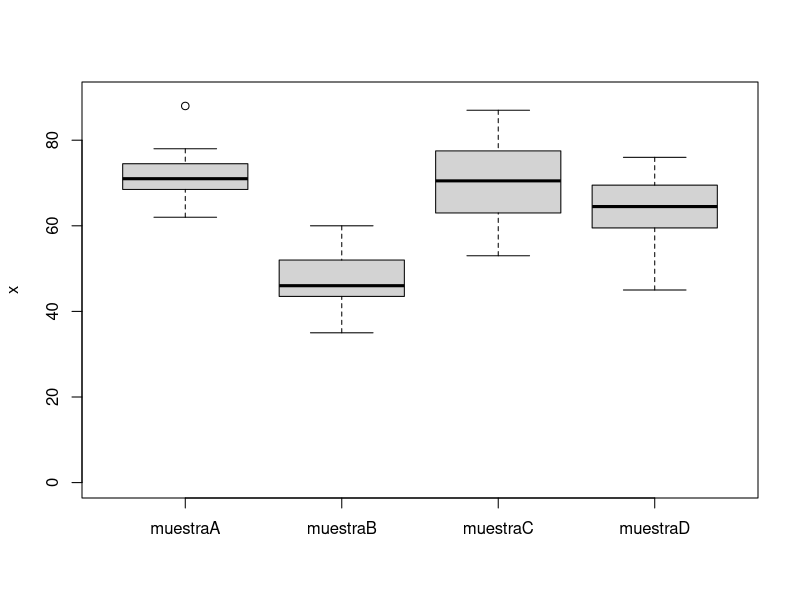
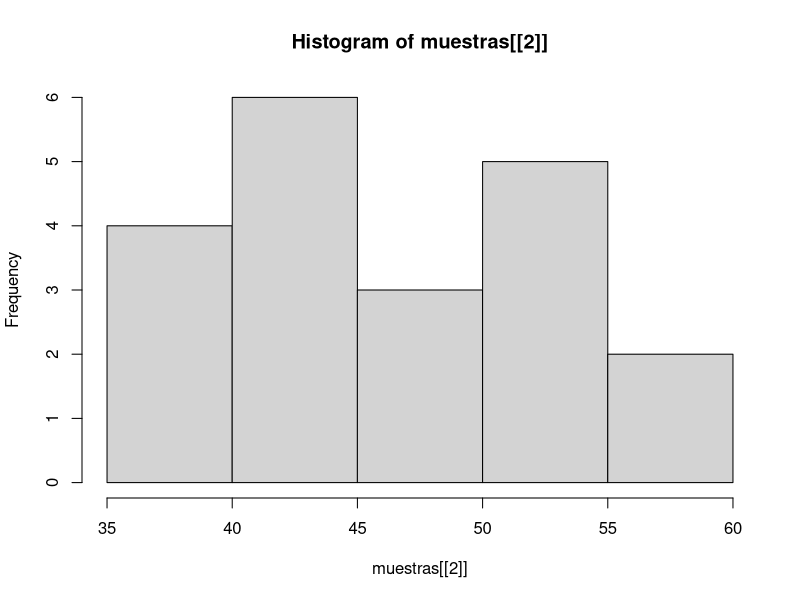
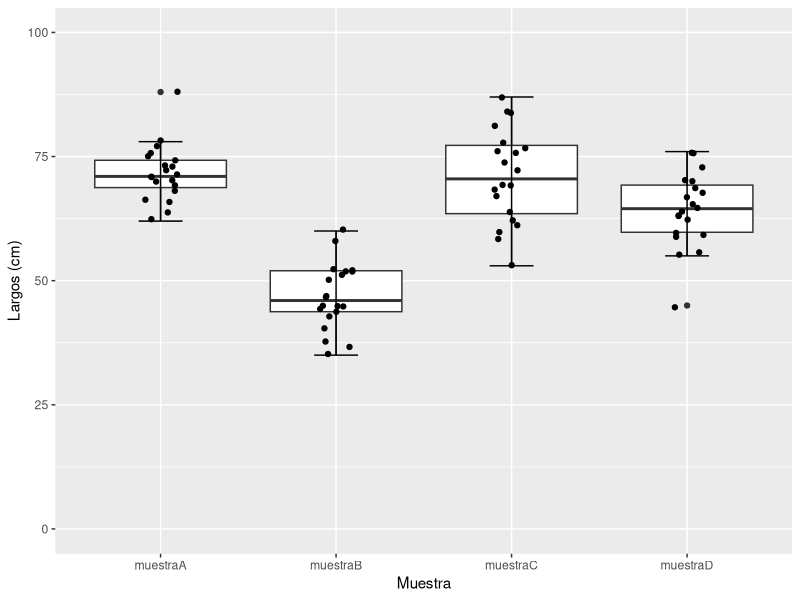
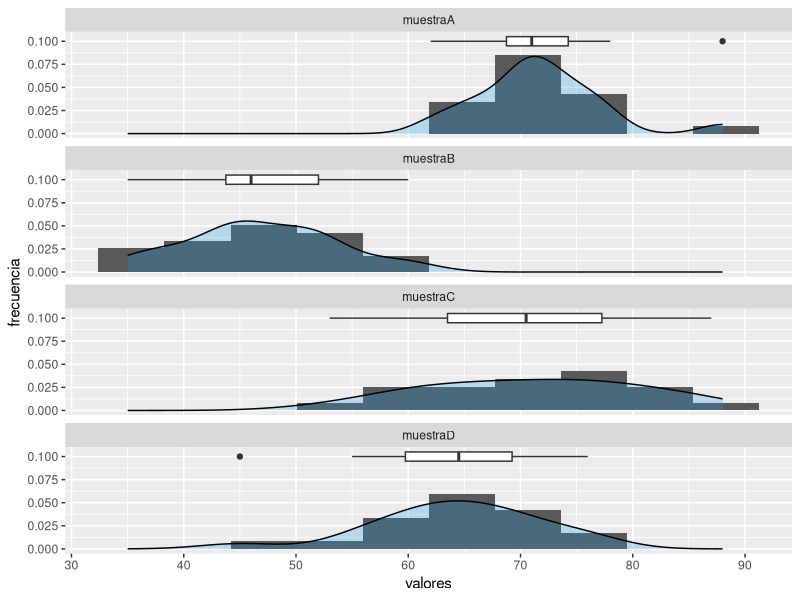
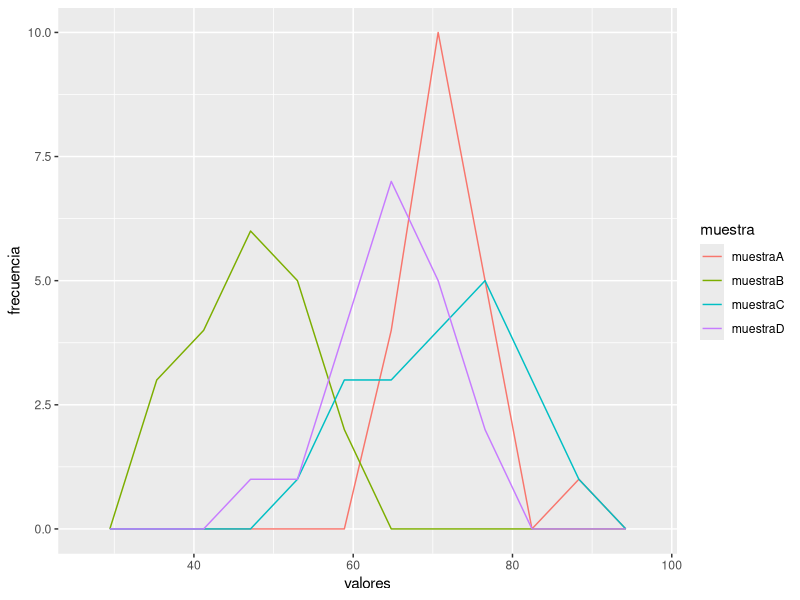
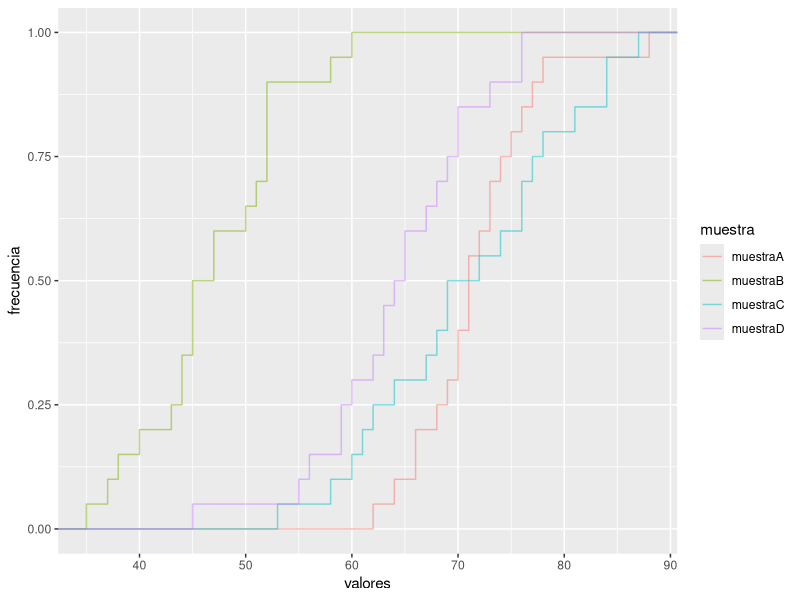
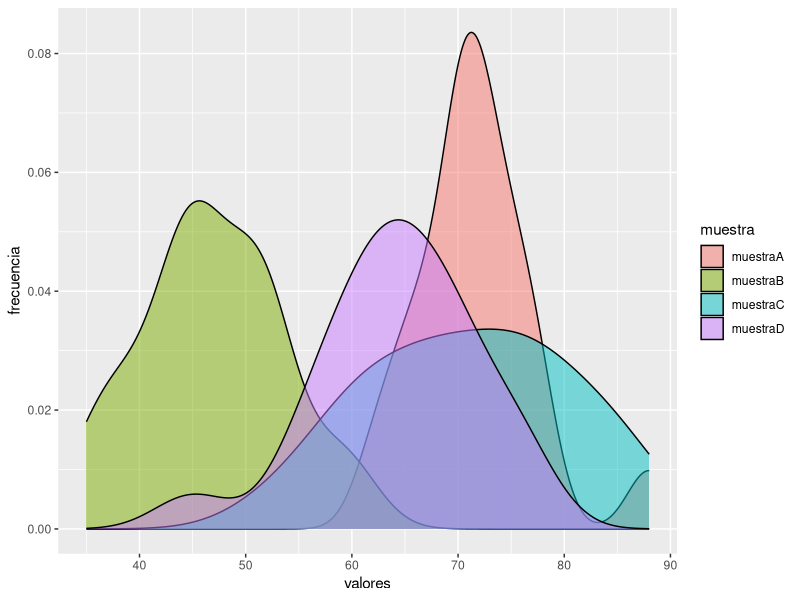

Write the R code that produced these figures, in order.
## ---- chunk 1
library(tidyverse)
## ---- chunk 2
(70 + 74 + 78 + 66 + 73 + 71 + 71 + 70 + 64 + 66 + 72 + 68 + 77 + 69 + 73 + 88 +  62 + 71 + 75 + 76) / 20
## ---- chunk 3
muestraA <- c(70, 74, 78, 66, 73, 71, 71, 70, 64, 66, 72, 68, 77, 69, 73, 88, 62, 71, 75, 76)

muestraA
sum(muestraA)
length(muestraA)
sum(muestraA) / length(muestraA)
## ---- chunk 4
# Media
mean(muestraA)

# Mediana. Es el valor que divide los datos en dos (coincide con el quantil 0.5)
median(muestraA)

# Escribir una función que encuentre la moda. Moda es el valor que aparece más cantidad de veces.
#moda(muestraA)

## ---- chunk 5
# min q1 q2 q3 max
fivenum(muestraA)

min(muestraA)
# también podría ser 
# fivenum(data)[1]
max(muestraA)
# también podría ser 
# fivenum(data)[5]

quantile(muestraA, probs = c(0,0.25, 0.50, 0.75,1))
quantile(muestraA, probs = 0.25)


q1 <- function(data) {
  quantile(data, probs = 0.25)[[1]]
  # también podría ser fivenum(data)[2]
}
q2 <- function(data) {
  quantile(data, probs = 0.5)[[1]]
  # también podría ser fivenum(data)[3]
}
q3 <- function(data) {
  quantile(data, probs = 0.75)[[1]]
  # también podría ser fivenum(data)[4]
}

q1(muestraA)
q2(muestraA)
q3(muestraA)
## ---- chunk 6
summary(muestraA)
## ---- chunk 7
muestraB <- c(38, 37, 43, 47, 52, 45, 35, 52, 60, 52, 50, 45, 52, 40, 51, 47, 44, 45, 44, 58)
muestraC <- c(78, 69, 76, 64, 81, 84, 58, 77, 67, 69, 61, 62, 74, 87, 68, 53, 60, 84, 72, 76)
muestraD <- c(69, 63, 59, 55, 73, 45, 70, 68, 70, 67, 63, 60, 56, 76, 76, 65, 62, 64, 65, 59)
muestras <- data.frame(muestraA,muestraB,muestraC,muestraD)
## ---- chunk 8
summary(muestras)
## ---- chunk 9
iA <- 1:length(muestraA)
residualesA <- muestraA - mean(muestraA)
residualesCuadradosA <- residualesA ^2
dfA <- tibble(i = iA, x = muestraA, "x - media" = residualesA, "(x-media)^2" = residualesCuadradosA)
# matrizA <- array(c(iA,muestraA, residualesA, residualesCuadradosA), dim= c(length(muestraA),4))
# matrizA
dfA
## ---- chunk 10
print("Media residuales (segunda columna)")
mean(residualesA)
writeLines("\n")
print("Suma y Media de residualesCuadrados (tercera columna)")
sum(residualesCuadradosA)
mean(residualesCuadradosA)
writeLines("\n")
print("Media de residualesCuadrados (tercera columna) PERO CON n-1")
sum(residualesCuadradosA) / (length(residualesCuadradosA) - 1)
## ---- chunk 11
print("Varianza")
var(muestraA)
print("Desvío Estándar")
sd(muestraA)
writeLines("\n")
sd(muestraA) == sqrt(var(muestraA))
var(muestraA) == sd(muestraA)^2
## ---- chunk 12
boxplot(muestras, ylim=c(0,90), ylab = "x")
## ---- chunk 13
hist(muestras[[2]])
## ---- chunk 14
library(tidyverse)
library(ggplot2)

muestrasTidy <- tibble(muestras)
nombres <- c("muestraA","muestraB","muestraC","muestraD")
muestrasTidy <- muestrasTidy %>% pivot_longer(all_of(nombres), names_to = "muestra", values_to = "valor")
muestrasTidy
## ---- chunk 15
indicesMuestras <- muestrasTidy %>% group_by(muestra) %>% reframe(n = n(), media = mean(valor), q1 = q1(valor), mediana = median(valor),q2 = q2(valor), sd = sd(valor), varianza = var(valor), cv = sd/media)
indicesMuestras
## ---- chunk 16
ggplot(muestrasTidy, aes(x = muestra, y = valor)) + 
  geom_boxplot() +
  stat_boxplot(geom = "errorbar",
               width = 0.25) +
  geom_jitter(width = 0.1) +
  xlab("Muestra") + ylab("Largos (cm)") +
  ylim(0,100)
## ---- chunk 17
ggplot(muestrasTidy, aes(x=valor, y = after_stat(density))) + 
  geom_boxplot(aes(x =  valor, y = 0.1), width = 0.01) +
  geom_histogram(bins = 10) +
  geom_density(fill = 4, alpha = 0.25) +
  xlab("valores") + ylab("frecuencia") + 
  facet_wrap(~muestra, ncol=1)
## ---- chunk 18
ggplot(muestrasTidy, aes(x=valor, color = muestra)) + 
  geom_freqpoly(bins = 10) +
  xlab("valores") + ylab("frecuencia")
## ---- chunk 19
ggplot(muestrasTidy, aes(x=valor, color = muestra)) + 
  stat_ecdf(geom = "step", alpha = 0.5) +
  xlab("valores") + ylab("frecuencia")
## ---- chunk 20
ggplot(muestrasTidy, aes(x=valor, fill = muestra)) + 
  geom_density(alpha = 0.5) +
  xlab("valores") + ylab("frecuencia")
